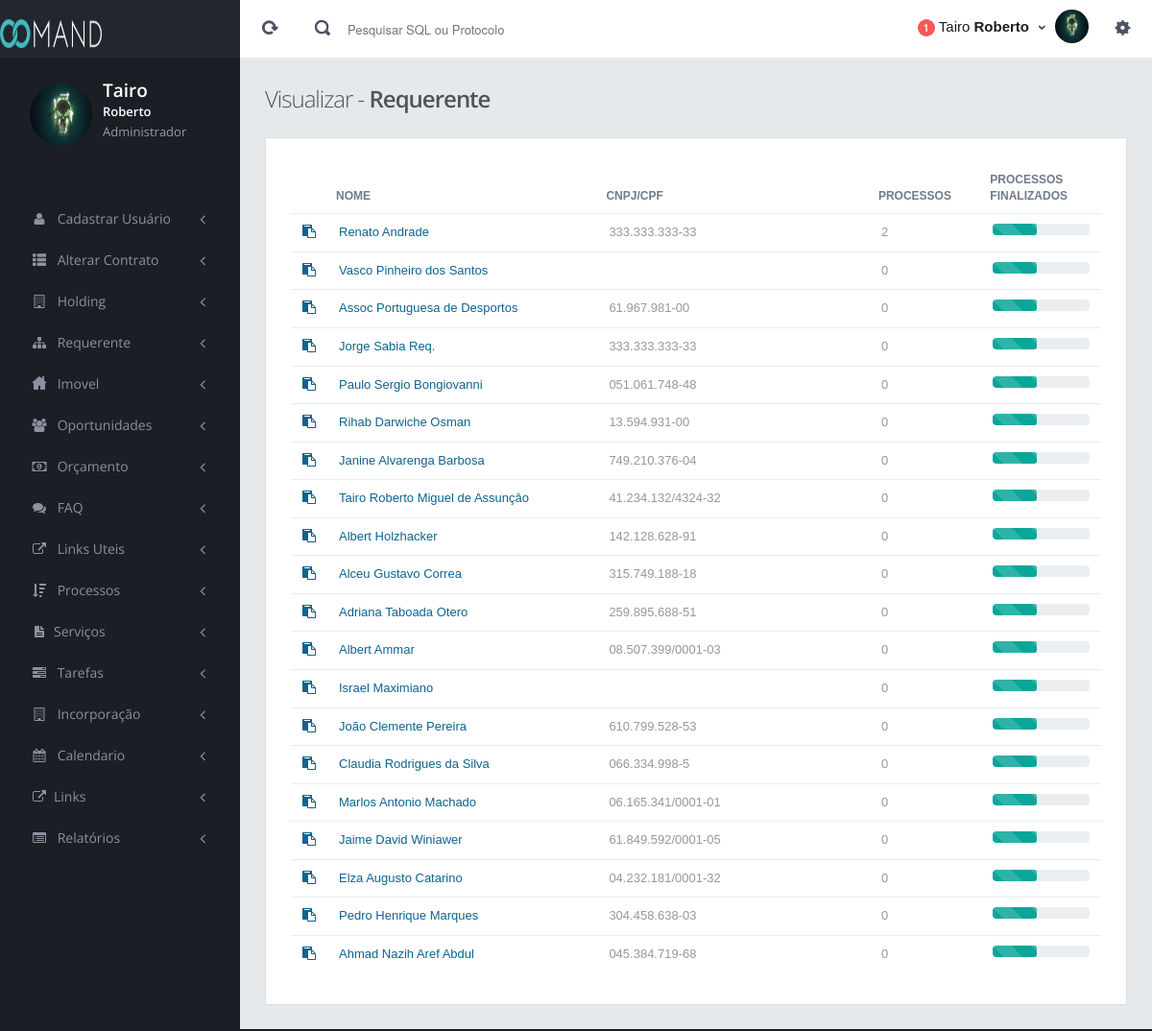
Page /sistema/requerente-lista.php (signed in) on the committed database.
### tables this page shows
CREATE TABLE IF NOT EXISTS `CadastroRequerente` (
  `IdRequerente` int(11) NOT NULL AUTO_INCREMENT,
  `Nome` varchar(100) NOT NULL,
  `Cpf` varchar(20) NOT NULL,
  `Rg` varchar(20) NOT NULL,
  `Endereco` varchar(100) NOT NULL,
  `Numero` varchar(20) NOT NULL,
  `Bairro` varchar(100) NOT NULL,
  `Municipio` varchar(100) NOT NULL,
  `Cep` varchar(10) NOT NULL,
  `Telefone1` varchar(14) NOT NULL,
  `Telefone2` varchar(14) NOT NULL,
  `Celular` varchar(14) NOT NULL,
  `Email` varchar(100) NOT NULL,
  `SenhaWeb` varchar(50) NOT NULL,
  PRIMARY KEY (`IdRequerente`)
);

### sistema/includes/php/conexao/Conexao.class.php (called while the page is built, shortened)
<?php
   class Conexao {
   private $sql = "";
   function executarQuery(){
      $query = mysql_query($this->sql) or die ($this->mensagem(mysql_error()));
      return $query;
   }
}

### sistema/requerente-lista.php (the view, shortened to what this page needs)
<?php
include('includes/php/conexao/Conexao.class.php');
include("permissoes.php");
?>
<!DOCTYPE html>
<html>
<head>
<link href="assets/plugins/bootstrap-select2/select2.css" rel="stylesheet" type="text/css" media="screen"/>
<link href="assets/plugins/jquery-slider/css/jquery.sidr.light.css" rel="stylesheet" type="text/css" media="screen"/>
<link href="assets/plugins/jquery-datatable/css/jquery.dataTables.css" rel="stylesheet" type="text/css"/>
<link href="assets/plugins/boostrap-checkbox/css/bootstrap-checkbox.css" rel="stylesheet" type="text/css" media="screen"/>
<link href="assets/plugins/datatables-responsive/css/datatables.responsive.css" rel="stylesheet" type="text/css" media="screen"/>
<link href="assets/plugins/boostrapv3/css/bootstrap.min.css" rel="stylesheet" type="text/css"/>
<link href="assets/plugins/boostrapv3/css/bootstrap-theme.min.css" rel="stylesheet" type="text/css"/>
<link href="assets/plugins/font-awesome/css/font-awesome.css" rel="stylesheet" type="text/css"/>
<link href="assets/css/animate.min.css" rel="stylesheet" type="text/css"/>
<link href="assets/css/style.css" rel="stylesheet" type="text/css"/>
<link href="assets/css/responsive.css" rel="stylesheet" type="text/css"/>
<link href="assets/css/custom-icon-set.css" rel="stylesheet" type="text/css"/>
</head>
<body class="">
      </div>
  </div>
</div>
  <div class="page-content">
        <form id="formRequerenteAtualiza" name="formRequerenteAtualiza" method="POST" action="requerente-atualiza">
        <div class="content">
          <div class="row-fluid">
          <div class="page-title">
        <h3>Visualizar - <span class="semi-bold">Requerente</span></h3>
      </div>
            <div class="span12">
              <div class="grid simple ">
                <div class="grid-body ">
                  <table class="table table-hover table-condensed" id="example">
                    <thead>
                      <tr>
                        <th style="width:1%"></th>
                        <th style="width:35%">Nome</th>
                        <th style="width:35%">CNPJ/CPF</th>
                        <th style="width:14%">Processos</th>
                        <th style="width:15%">Processos finalizados</th>
                      </tr>
                    </thead>
                    <tbody>
                    <?php
                        $buscarRequerente = new Conexao();
                        $buscarRequerente->conectar();
                        $buscarRequerente->selecionarDB();
                        $buscarProcesso = new Conexao();
                        $buscarProcesso->conectar();
                        $buscarProcesso->selecionarDB();
                        $buscarRequerente->set('sql',"SELECT  * FROM CadastroRequerente
                                                      GROUP BY IdRequerente");
                       $queryRequerente= $buscarRequerente->executarQuery();
                       while($retorno=mysql_fetch_object($queryRequerente)) {
                       $buscarProcesso->set('sql',"SELECT count(CadastraPocesso.IdProcesso) as countRequerenteProcesso
                                                    FROM CadastraPocesso
                                                    WHERE CadastraPocesso.IdRequerente = '$retorno->IdRequerente'");
                       $retornoProcesso=mysql_fetch_object($buscarProcesso->executarQuery())?>
                      <tr >
                         <td onclick="enviaFormrequerente(<?php echo $retorno->IdRequerente ?>);"> <a href="#"><i class="fa fa-paste"></i> </a></td>
                        <td class="v-align-middle"><a><?php echo $retorno->Nome ?></a></td>
                        <td class="v-align-middle"><a><span class="muted"><?php echo $retorno->Cpf ?></span></a></td>
                        <td><a><span class="muted"><?php echo $retornoProcesso->countRequerenteProcesso?></span></a></td>
                        <td class="v-align-middle">
                        <div class="progress progress-striped active ">
                             <div data-percentage="0%" style="width: 45%;" class="progress-bar progress-bar-success"></div>
                        </div>
                        </td>
                     </tr>
                    <?php } ?>
                    </tbody>
                  </table>
                </div>
              </div>
            </div>
          </div>
        </div>
        </form>
      </div>
</body>
</html>

### sistema/assets/css/responsive.css (style rules this page uses)
@media (min-width: 980px) { .page-content { margin-left: 250px; min-height: 1006px; } }

### rows in the picture
cadastrorequerente: Nome "Renato Andrade", Cpf "333.333.333-33", countRequerenteProcesso "2"
cadastrorequerente: Nome "Vasco Pinheiro dos Santos", countRequerenteProcesso "0"
cadastrorequerente: Nome "Assoc Portuguesa de Desportos", Cpf "61.967.981-00", countRequerenteProcesso "0"
cadastrorequerente: Nome "Jorge Sabia Req.", Cpf "333.333.333-33", countRequerenteProcesso "0"
cadastrorequerente: Nome "Paulo Sergio Bongiovanni", Cpf "051.061.748-48", countRequerenteProcesso "0"
cadastrorequerente: Nome "Rihab Darwiche Osman", Cpf "13.594.931-00", countRequerenteProcesso "0"
cadastrorequerente: Nome "Janine Alvarenga Barbosa", Cpf "749.210.376-04", countRequerenteProcesso "0"
cadastrorequerente: Nome "Tairo Roberto Miguel de Assunçâo", Cpf "41.234.132/4324-32", countRequerenteProcesso "0"
cadastrorequerente: Nome "Albert Holzhacker", Cpf "142.128.628-91", countRequerenteProcesso "0"
cadastrorequerente: Nome "Alceu Gustavo Correa", Cpf "315.749.188-18", countRequerenteProcesso "0"
cadastrorequerente: Nome "Adriana Taboada Otero", Cpf "259.895.688-51", countRequerenteProcesso "0"
cadastrorequerente: Nome "Albert Ammar", Cpf "08.507.399/0001-03", countRequerenteProcesso "0"
cadastrorequerente: Nome "Israel Maximiano", countRequerenteProcesso "0"
cadastrorequerente: Nome "João Clemente Pereira", Cpf "610.799.528-53", countRequerenteProcesso "0"
cadastrorequerente: Nome "Claudia Rodrigues da Silva", Cpf "066.334.998-5", countRequerenteProcesso "0"
cadastrorequerente: Nome "Marlos Antonio Machado", Cpf "06.165.341/0001-01", countRequerenteProcesso "0"
cadastrorequerente: Nome "Jaime David Winiawer", Cpf "61.849.592/0001-05", countRequerenteProcesso "0"
cadastrorequerente: Nome "Elza Augusto Catarino", Cpf "04.232.181/0001-32", countRequerenteProcesso "0"
cadastrorequerente: Nome "Pedro Henrique Marques", Cpf "304.458.638-03", countRequerenteProcesso "0"
cadastrorequerente: Nome "Ahmad Nazih Aref Abdul", Cpf "045.384.719-68", countRequerenteProcesso "0"

### other values in the picture
$nome[0] "Tairo"
$nome[1] "Roberto"
$UsuarioTipo "Administrador"
